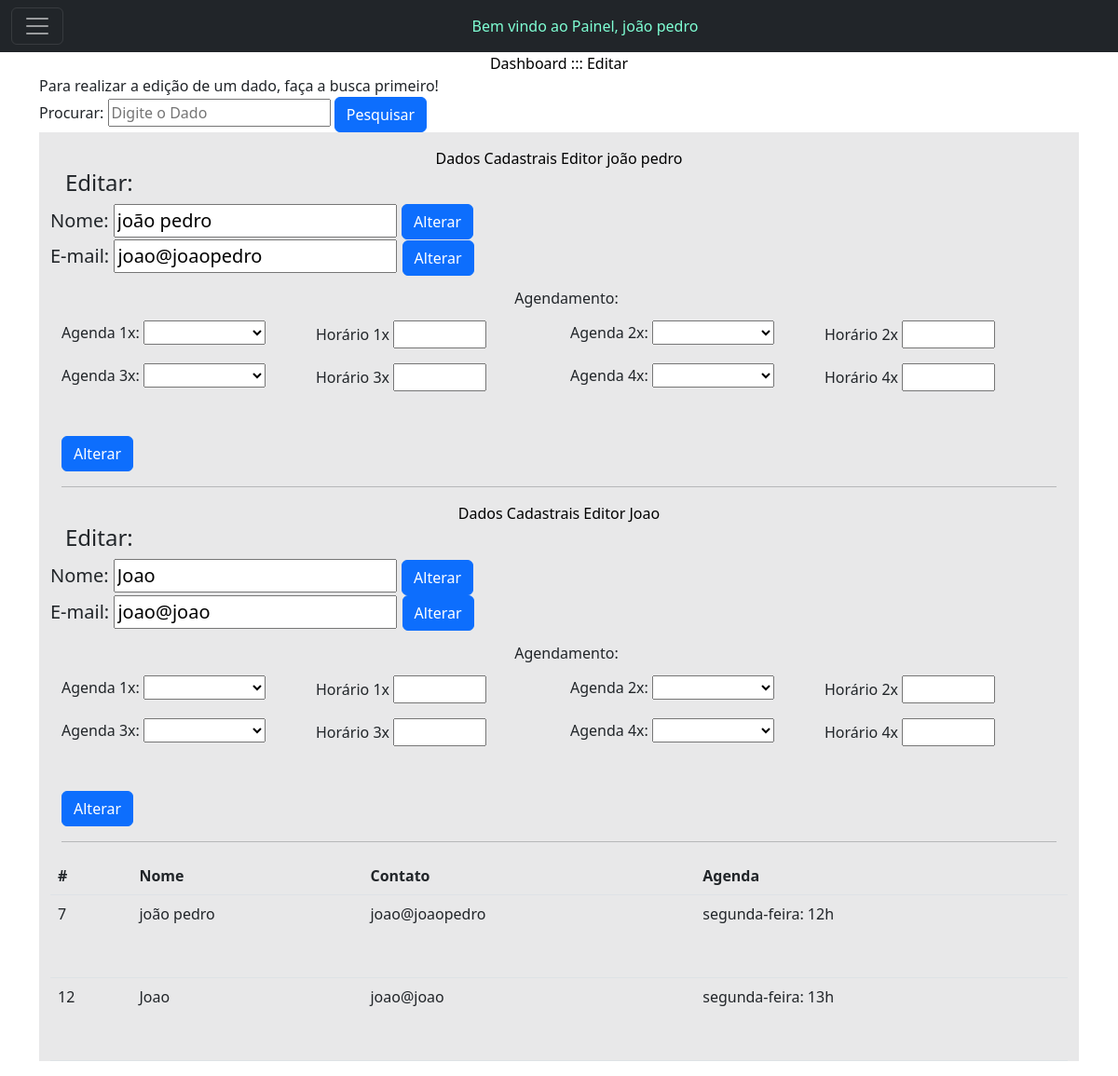
The page /editar.php?busca=Joao (signed in) on the database its author committed.
### tables this page shows
CREATE TABLE `usuarios` (
  `id` int(11) NOT NULL,
  `nome` varchar(140) NOT NULL,
  `fone` varchar(20) NOT NULL,
  `responsavel` varchar(140) NOT NULL,
  `endereco` varchar(150) NOT NULL,
  `email` varchar(140) NOT NULL,
  `data_nasc` date NOT NULL,
  `tipo` varchar(20) NOT NULL,
  `agenda` varchar(150) NOT NULL,
  `senha` varchar(16) NOT NULL,
  `aulas` longtext NOT NULL,
  `matricula` varchar(100) NOT NULL
);

### editar.php (the view, shortened to what this page needs)
 <?php
include('conexao.php');
?>
<!doctype html>
<html lang="pt-br">
<head>
  <link href="https://cdn.jsdelivr.net/npm/bootstrap@5.2.1/dist/css/bootstrap.min.css" rel="stylesheet"
>
</head>
<body>
  <header>
<nav class="navbar navbar-dark bg-dark">
  <div class="container-fluid">
    <button class="navbar-toggler" type="button" data-bs-toggle="collapse" data-bs-target="#navbarToggleExternalContent" aria-controls="navbarToggleExternalContent" aria-expanded="false" aria-label="Toggle navigation">
      <span class="navbar-toggler-icon"></span>
    </button>
    <h7 class="text-center m-auto" style="color: aquamarine;">Bem vindo ao Painel, <?php echo $_SESSION['nome'];?>
</h7>
  </div>
</nav>
  </header>
  <main>
  <div class="container">
    <p class="text-center m-auto" style="color: black;">Dashboard ::: Editar</p>
<label>Para realizar a edição de um dado, faça a busca primeiro!</label><br>
<form action="">
  <label>Procurar:</label>
    <input name="busca" placeholder="Digite o Dado" type="text">
    <button class="btn btn-primary" type="submit" role="button">Pesquisar</button>
</form>
<div class="container bg-opacity-10 bg-dark">
<table class="table" border="1">
<table class="table">
  <thead>
    <tr>
      <th scope="col">#</th>
      <th scope="col">Nome</th>
      <th scope="col">Contato</th>
      <th scope="col">Agenda</th>
    </tr>
  </thead>
  <tbody>
  <?php
  if (!isset($_GET['busca'])) {
    ?>
  <tr>
      <th scope="row">#</th>
      <td colspan="3">Digite para pesquisar</td>
    </tr>
    <?php
} else {
  $pesquisa = $mysqli->real_escape_string($_GET['busca']);
$sql_code = "SELECT *
FROM usuarios
WHERE nome LIKE '%$pesquisa%'
OR tipo LIKE '%$pesquisa%'
OR agenda LIKE '%$pesquisa%'";
$sql_query = $mysqli->query($sql_code) or die("Error ao consultar" . $mysqli->error);
if ($sql_query->num_rows == 0) {
  ?>
  <tr>
  <th scope="row">1</th>
  <td colspan="3">Resultados NÃO encontrados...</td>
</tr>
<?php
} else {
while($dados = $sql_query->fetch_assoc()){
  ?>
  <tr>
    <td><?php echo $dados['id']; ?></td>
    <td><?php echo $dados['nome']; ?></td>
    <td><?php echo $dados['email']; ?></td>
    <td><?php echo $dados['agenda']; ?></td>
    <p class="text-center m-auto" style="color: black;">Dados Cadastrais Editor <?php echo $dados['nome']; ?></p>
        <form action="processar_nome.php" method="POST">
        <div class="d-flex flex-row align-items-center justify-content-center justify-content-lg-start">
           <p class="lead fw-normal mb-1 me-3">
          <p class="h4">Editar:</p></p></div>
        <div class="d-flex flex-row align-items-center justify-content-center justify-content-lg-start">
          <p class="lead fw-normal mb-0 me-3">
          <label>Nome:</label>
          <input type="text" name="nome" placeholder="" value="<?php echo $dados['nome']; ?>">
            <button class="btn btn-primary" type="submit">Alterar</button>
        </p></div>
    </form>
    <form action="processar_email.php" method="POST">
          <div class="d-flex flex-row align-items-center justify-content-center justify-content-lg-start">
          <p class="lead fw-normal mb-0 me-3">
          <label>E-mail:</label>
          <input type="text" name="email" placeholder="" value="<?php echo $dados['email']; ?>">
            <button class="btn btn-primary" type="submit">Alterar</button>
        </p></div>
    </form>
    <form action="processar_agenda.php" method="POST">
        <div class="d-flex flex-row align-items-center justify-content-center justify-content-lg-start">
           <p class="lead fw-normal mb-1 me-3">
           <p class="text-center m-auto">Agendamento:</p><br></br>
          <input type="hidden" name="nome" placeholder="" value="<?php echo $dados['nome']; ?>"></div>
        <div class="container">
        <div class="row">
    <div class="col-6 col-sm-3">
          <label>Agenda 1x:
          <select name="agenda" id="agenda">
          <option value=""></option>
          <option value="segunda-feira: ">Segunda-Feira</option>
          </select></div>
          <div class="col-6 col-sm-3">
            <label>Horário 1x</label>
            <input type="text" name="horario1x" size="5">
                    </p></p></div>
                    <div class="col-6 col-sm-3">
          <label>Agenda 2x:
          <select name="agenda2x" id="agenda2x">
          <option value=""></option>
          <option value="segunda-feira: ">Segunda-Feira</option>
          </select></div>
          <div class="col-6 col-sm-3">
                        <label>Horário 2x</label>
            <input type="text" name="horario2x" size="5">
        </p></p></div>
</div>
<div class="row">
<div class="col-6 col-sm-3">
          <label>Agenda 3x:
          <select name="agenda3x" id="agenda3x">
          <option value=""></option>
          <option value="segunda-feira: ">Segunda-Feira</option>
          </select></div>
          <div class="col-6 col-sm-3">
            <label>Horário 3x</label>
            <input type="text" name="horario3x" size="5">
                    </p></p></div>
                    <div class="col-6 col-sm-3">
          <label>Agenda 4x:
          <select name="agenda4x" id="agenda4x">
          <option value=""></option>
            <option value="segunda-feira: ">Segunda-Feira</option>
          </select></div>
          <div class="col-6 col-sm-3">
                        <label>Horário 4x</label>
            <input type="text" name="horario4x" size="5">
        </p></p></div>
        </p></div>
                  <div class="d-flex flex-row align-items-center justify-content-center justify-content-lg-start">
                      <button class="btn btn-primary" type="submit">Alterar</button>
        </p></div><hr></hr>
          </form>
  </tr>
  <?php
}
} ?>
<?php
}
  ?>
</tbody>
</table></div>
</div>
  </main>
</body>
</html>

### rows shown on the page
usuarios: id "7", nome "joão pedro", email "joao@joaopedro", agenda "segunda-feira: 12h"
usuarios: id "12", nome "Joao", email "joao@joao", agenda "segunda-feira: 13h"

### other values the page prints
$_SESSION['nome'] "joão pedro"
